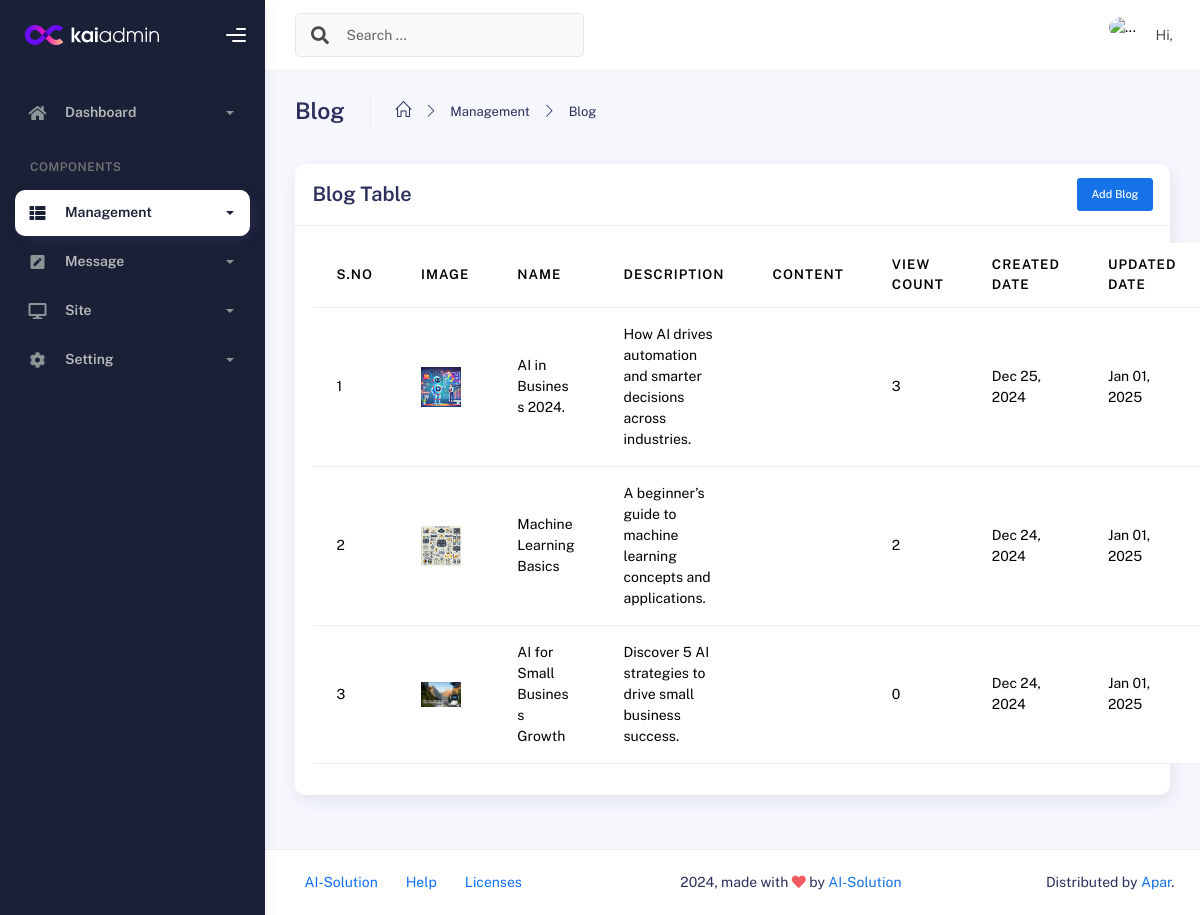
Screenshot of /dashboard/management/blog/ with the database file from the repository.
### dashboard/models.py (models this page shows)
class Blog(models.Model):
    name = models.CharField(max_length=50)
    description = models.CharField(max_length=100)
    blog_content = tinymce_models.HTMLField()
    image = models.ImageField(
        upload_to=blog_image_path,
        null=True,
        blank=True,
        help_text="Blog Image"
    )
    blog_view_count = models.IntegerField(default=0)
    created_date = models.DateTimeField(default=now, editable=False)
    updated_date = models.DateTimeField(auto_now=True)
    created_by = models.ForeignKey(
        'AdminUser',
        on_delete=models.SET_NULL,
        null=True,
        related_name='blog_created'
    )

### dashboard/views.py (the view)
# urls.py: path('management/blog/', views.dashboard_blog, name='dashboard-blog'),
def dashboard_blog(request):
    blogs = Blog.objects.all().order_by('-created_date')
    return render(request, "pages/dashboard_blog.html", {"blogs": blogs})

### dashboard/template/pages/dashboard_blog.html (shortened to what this page needs)
{% extends 'shared/dashboard_base.html' %}
{% load static %}
{% block content %}
<div class="container">
    <div class="page-inner">
        <div class="page-header">
          <h3 class="fw-bold mb-3">Blog</h3>
          <ul class="breadcrumbs mb-3">
            <li class="nav-home">
              <a href="#">
                <i class="icon-home"></i>
              </a>
            </li>
            <li class="separator">
              <i class="icon-arrow-right"></i>
            </li>
            <li class="nav-item">
              <a>Management</a>
            </li>
            <li class="separator">
              <i class="icon-arrow-right"></i>
            </li>
            <li class="nav-item">
              <a href="{% url 'dashboard-blog' %}">Blog</a>
            </li>
          </ul>
        </div>
        <div class="row">
          <div class="col-md-12">
            <div class="card">
              <div class="card-header d-flex justify-content-between align-items-center">
                <div class="card-title">Blog Table</div>
                <button class="btn btn-primary btn-sm"
                        hx-get="{% url 'admin_blog_form' %}"
                        hx-target="#blogModal"
                        hx-trigger="click"
                        hx-on::after-request="new bootstrap.Modal(document.getElementById('blogModal')).show()">
                    Add Blog
                </button>
              </div>
              <div class="card-body">
                <div id="blog-table">
                    {% include 'components/blog_table.html' %}
                </div>
              </div>
            </div>
          </div>
        </div>
    </div>
</div>
{% endblock %}

### dashboard/template/components/blog_table.html (shortened to what this page needs)
<table class="table table-hover">
    <thead>
        <tr>
            <th scope="col">S.No</th>
            <th scope="col">Image</th>
            <th scope="col">Name</th>
            <th scope="col">Description</th>
            <th scope="col">Content</th>
            <th scope="col">View Count</th>
            <th scope="col">Created Date</th>
            <th scope="col">Updated Date</th>
        </tr>
    </thead>
    <tbody>
        {% for blog in blogs %}
        <tr>
            <td>{{ forloop.counter }}</td>
            <td>
                {% if blog.image %}
                    <img src="{{ blog.image.url }}"
                         alt="{{ blog.name }} image"
                         style="width: 40px; height: 40px; object-fit: contain;">
                {% else %}
                    <div class="text-muted">No image</div>
                {% endif %}
            </td>
            <td>{{ blog.name }}</td>
            <td>{{ blog.description }}</td>
            <td>{{ blog.blog_content|safe|truncatewords_html:10 }}</td>
            <td>{{ blog.blog_view_count }}</td>
            <td>{{ blog.created_date|date:"M d, Y" }}</td>
            <td>{{ blog.updated_date|date:"M d, Y" }}</td>
        </tr>
        {% empty %}
        <tr>
            <td colspan="10" class="text-center">No blogs found</td>
        </tr>
        {% endfor %}
    </tbody>
</table>

### rows the page displays
Blog: image (picture), name "AI in Business 2024.", description "How AI drives automation and smarter decisions across industries.", blog_view_count "3", created_date "Dec 25, 2024", updated_date "Jan 01, 2025"
Blog: image (picture), name "Machine Learning Basics", description "A beginner’s guide to machine learning concepts and applications.", blog_view_count "2", created_date "Dec 24, 2024", updated_date "Jan 01, 2025"
Blog: image (picture), name "AI for Small Business Growth", description "Discover 5 AI strategies to drive small business success.", blog_view_count "0", created_date "Dec 24, 2024", updated_date "Jan 01, 2025"
